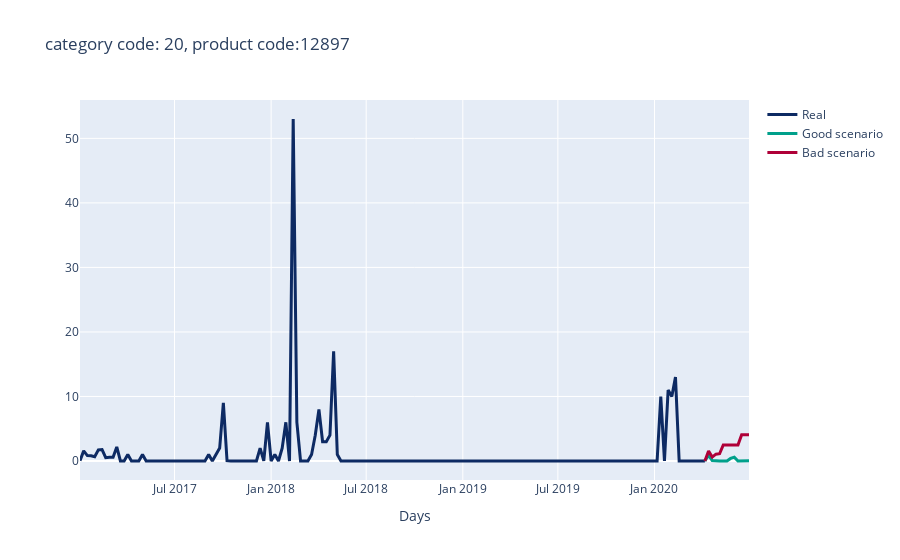
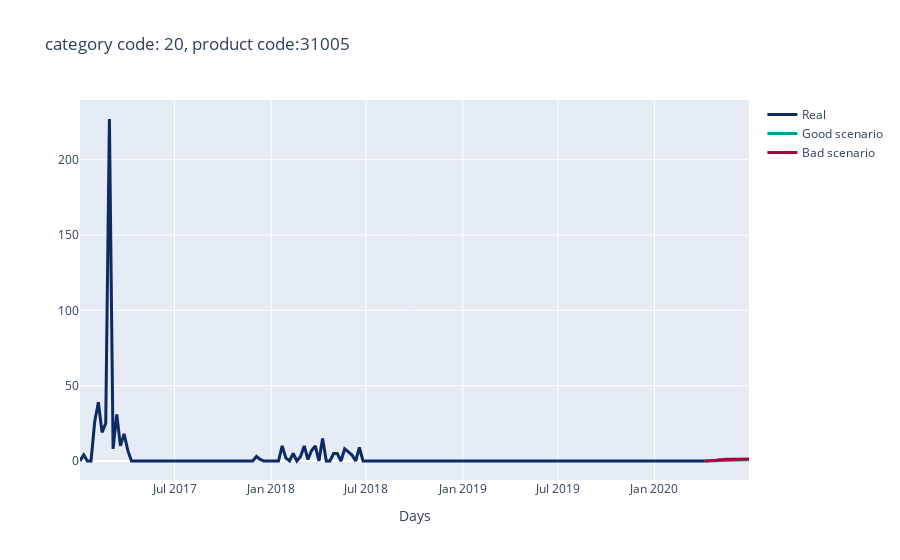
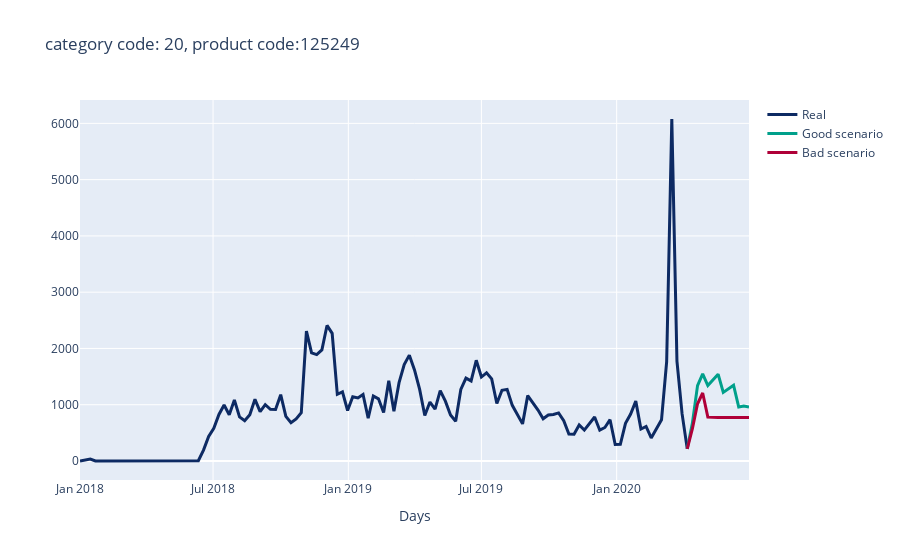
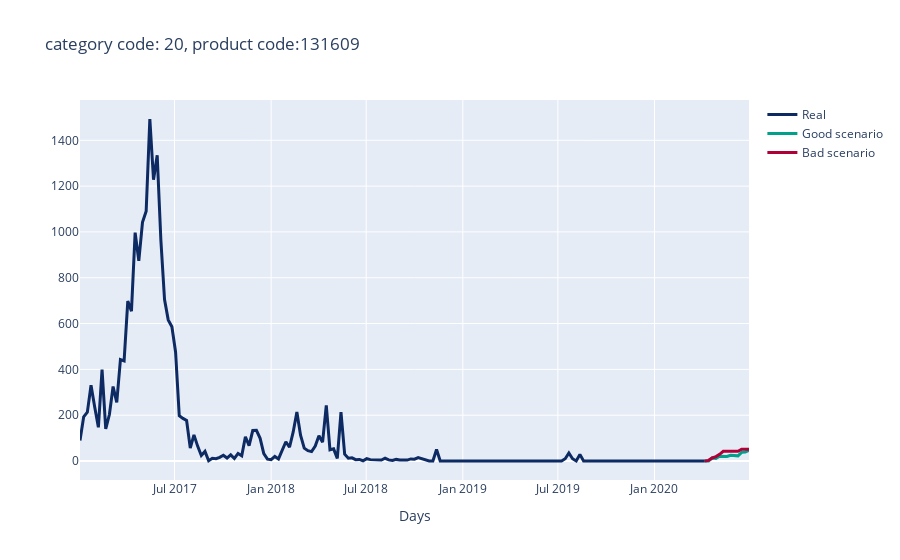

The cell these charts' notebook holds for them, in order:
### Code cell
for i in range(len(new_prod_data_20)):
    prod = new_prod_data_20[i]["product_code"][0]
    data_cb = pd.concat([new_prod_data_20[i], cov_data], axis = 1)[col] 
    data_cb_bad = pd.concat([bad_new_prod_data_20[i], cov_data], axis = 1)[col] 
    
    model = CatBoostRegressor(learning_rate=0.1, n_estimators=1000).fit(gb20.get_group(prod)[col], gb20.get_group(prod)["qty"].values, silent = True)
    
    
    new_qty = model.predict(data_cb)
    new_qty[new_qty < 0] = 0
    
    new_qty_bad = model.predict(data_cb_bad)
    new_qty_bad[new_qty_bad < 0] = 0
    
    old_qty = gb20.get_group(prod)["qty"].values
    y1 = old_qty.astype(float)
    y2 = np.concatenate(([old_qty.astype(float)[-1]], new_qty))
    y3 = np.concatenate(([old_qty.astype(float)[-1]], new_qty_bad))
    
    size = len(gb20.get_group(prod)["curr_week"].values) + 11
    date = datetime.datetime.strptime(gb20.get_group(prod)["curr_week"].values[0], '%d-%b-%Y')
    dates_new = []
    dates_new.append(date)
    for i in range(size):
        date += datetime.timedelta(days=7)
        dates_new.append(date)
        
    fig = go.Figure()
    fig.add_trace(go.Scatter(x=dates_new, y=y1,name = "Real", mode = "lines", line=dict(color='#0D2A63', width=3)))
    fig.add_trace(go.Scatter(x=dates_new[len(y1) - 1:], y=y2, name = "Good scenario", mode = "lines", line=dict(color='#00A08B', width=3)))
    fig.add_trace(go.Scatter(x=dates_new[len(y1) - 1:], y=y3,name = "Bad scenario", mode = "lines", line=dict(color='#AF0038', width=3)))
    fig.update_layout(title="category code: 20, product code:" + str(prod),
                       xaxis_title='Days')
    fig.show()

### Figure 1 — Plotly figure (JSON) as saved in the notebook; plotly's stock layout.template omitted (floating-point values rounded to 4 significant figures; data arrays with more than 128 entries replaced by an {"elided": "..."} marker saying what was removed)
{"data": [{"line": {"color": "#0D2A63", "width": 3}, "mode": "lines", "name": "Real", "type": "scatter", "x": {"elided": "183 str values"}, "y": {"elided": "171 float values"}}, {"line": {"color": "#00A08B", "width": 3}, "mode": "lines", "name": "Good scenario", "type": "scatter", "x": ["2020-04-06T00:00:00", "2020-04-13T00:00:00", "2020-04-20T00:00:00", "2020-04-27T00:00:00", "2020-05-04T00:00:00", "2020-05-11T00:00:00", "2020-05-18T00:00:00", "2020-05-25T00:00:00", "2020-06-01T00:00:00", "2020-06-08T00:00:00", "2020-06-15T00:00:00", "2020-06-22T00:00:00", "2020-06-29T00:00:00"], "y": [0, 0.8855, 0.08514, 0, 0, 0, 0, 0.3937, 0.6003, 0, 0, 0, 0.03462]}, {"line": {"color": "#AF0038", "width": 3}, "mode": "lines", "name": "Bad scenario", "type": "scatter", "x": ["2020-04-06T00:00:00", "2020-04-13T00:00:00", "2020-04-20T00:00:00", "2020-04-27T00:00:00", "2020-05-04T00:00:00", "2020-05-11T00:00:00", "2020-05-18T00:00:00", "2020-05-25T00:00:00", "2020-06-01T00:00:00", "2020-06-08T00:00:00", "2020-06-15T00:00:00", "2020-06-22T00:00:00", "2020-06-29T00:00:00"], "y": [0, 1.548, 0.6011, 1.06, 1.127, 2.486, 2.486, 2.486, 2.486, 2.486, 4.078, 4.078, 4.078]}], "layout": {"title": {"text": "category code: 20, product code:12897"}, "xaxis": {"title": {"text": "Days"}}}}

### Figure 2 — Plotly figure (JSON) as saved in the notebook; plotly's stock layout.template omitted (floating-point values rounded to 4 significant figures; data arrays with more than 128 entries replaced by an {"elided": "..."} marker saying what was removed)
{"data": [{"line": {"color": "#0D2A63", "width": 3}, "mode": "lines", "name": "Real", "type": "scatter", "x": {"elided": "183 str values"}, "y": {"elided": "171 int values"}}, {"line": {"color": "#00A08B", "width": 3}, "mode": "lines", "name": "Good scenario", "type": "scatter", "x": ["2020-04-06T00:00:00", "2020-04-13T00:00:00", "2020-04-20T00:00:00", "2020-04-27T00:00:00", "2020-05-04T00:00:00", "2020-05-11T00:00:00", "2020-05-18T00:00:00", "2020-05-25T00:00:00", "2020-06-01T00:00:00", "2020-06-08T00:00:00", "2020-06-15T00:00:00", "2020-06-22T00:00:00", "2020-06-29T00:00:00"], "y": [0, 0.1001, 0.3164, 0.3395, 0.4145, 0.4019, 0.3539, 0.4857, 0.4756, 0.5714, 0.8141, 0.9591, 0.8372]}, {"line": {"color": "#AF0038", "width": 3}, "mode": "lines", "name": "Bad scenario", "type": "scatter", "x": ["2020-04-06T00:00:00", "2020-04-13T00:00:00", "2020-04-20T00:00:00", "2020-04-27T00:00:00", "2020-05-04T00:00:00", "2020-05-11T00:00:00", "2020-05-18T00:00:00", "2020-05-25T00:00:00", "2020-06-01T00:00:00", "2020-06-08T00:00:00", "2020-06-15T00:00:00", "2020-06-22T00:00:00", "2020-06-29T00:00:00"], "y": [0, 0.06814, 0.2716, 0.5623, 0.8662, 1.112, 1.112, 1.112, 1.112, 1.112, 1.313, 1.313, 1.313]}], "layout": {"title": {"text": "category code: 20, product code:31005"}, "xaxis": {"title": {"text": "Days"}}}}

### Figure 3 — Plotly figure (JSON) as saved in the notebook; plotly's stock layout.template omitted (floating-point values rounded to 4 significant figures; data arrays with more than 128 entries replaced by an {"elided": "..."} marker saying what was removed)
{"data": [{"line": {"color": "#0D2A63", "width": 3}, "mode": "lines", "name": "Real", "type": "scatter", "x": {"elided": "131 str values"}, "y": [0, 15, 35, 0, 0, 0, 0, 0, 0, 0, 0, 0, 0, 0, 0, 0, 0, 0, 0, 0, 0, 0, 0, 5, 193, 435, 580, 827, 994, 823, 1085, 785, 717, 824, 1096, 877, 1001, 919, 916, 1179, 794, 680, 747, 858, 2308, 1923, 1890, 1973, 2409, 2268, 1186, 1227, 897, 1142, 1121, 1183, 760, 1155, 1105, 861, 1427, 884, 1392, 1714, 1881, 1618, 1273, 809, 1048, 923, 1249, 1063, 816, 706, 1272, 1472, 1423, 1790, 1492, 1567, 1459, 1022, 1256, 1273, 989, 825, 660, 1162, 1032, 905, 750, 817, 826, 854, 716, 478, 477, 640, 549, 666, 781, 547.5, 596, 734, 293, 296, 670.5, 834, 1064, 569, 614, 409, 572, 733, 1767, 6078.0, 1776.0, 837, 215]}, {"line": {"color": "#00A08B", "width": 3}, "mode": "lines", "name": "Good scenario", "type": "scatter", "x": ["2020-04-06T00:00:00", "2020-04-13T00:00:00", "2020-04-20T00:00:00", "2020-04-27T00:00:00", "2020-05-04T00:00:00", "2020-05-11T00:00:00", "2020-05-18T00:00:00", "2020-05-25T00:00:00", "2020-06-01T00:00:00", "2020-06-08T00:00:00", "2020-06-15T00:00:00", "2020-06-22T00:00:00", "2020-06-29T00:00:00"], "y": [215, 673.2, 1340.0, 1549.0, 1340.0, 1435.0, 1543.0, 1220.0, 1287.0, 1346.0, 958.1, 977.8, 960.7]}, {"line": {"color": "#AF0038", "width": 3}, "mode": "lines", "name": "Bad scenario", "type": "scatter", "x": ["2020-04-06T00:00:00", "2020-04-13T00:00:00", "2020-04-20T00:00:00", "2020-04-27T00:00:00", "2020-05-04T00:00:00", "2020-05-11T00:00:00", "2020-05-18T00:00:00", "2020-05-25T00:00:00", "2020-06-01T00:00:00", "2020-06-08T00:00:00", "2020-06-15T00:00:00", "2020-06-22T00:00:00", "2020-06-29T00:00:00"], "y": [215, 574.2, 1017.0, 1208.0, 779.1, 772.0, 772.0, 772.0, 772.0, 772.0, 774.3, 774.3, 774.3]}], "layout": {"title": {"text": "category code: 20, product code:125249"}, "xaxis": {"title": {"text": "Days"}}}}

### Figure 4 — Plotly figure (JSON) as saved in the notebook; plotly's stock layout.template omitted (floating-point values rounded to 4 significant figures; data arrays with more than 128 entries replaced by an {"elided": "..."} marker saying what was removed)
{"data": [{"line": {"color": "#0D2A63", "width": 3}, "mode": "lines", "name": "Real", "type": "scatter", "x": {"elided": "183 str values"}, "y": {"elided": "171 int values"}}, {"line": {"color": "#00A08B", "width": 3}, "mode": "lines", "name": "Good scenario", "type": "scatter", "x": ["2020-04-06T00:00:00", "2020-04-13T00:00:00", "2020-04-20T00:00:00", "2020-04-27T00:00:00", "2020-05-04T00:00:00", "2020-05-11T00:00:00", "2020-05-18T00:00:00", "2020-05-25T00:00:00", "2020-06-01T00:00:00", "2020-06-08T00:00:00", "2020-06-15T00:00:00", "2020-06-22T00:00:00", "2020-06-29T00:00:00"], "y": [0, 0.3966, 13.57, 11.53, 21.02, 19.86, 19.76, 24.85, 23.15, 22.51, 37.78, 39.45, 45.92]}, {"line": {"color": "#AF0038", "width": 3}, "mode": "lines", "name": "Bad scenario", "type": "scatter", "x": ["2020-04-06T00:00:00", "2020-04-13T00:00:00", "2020-04-20T00:00:00", "2020-04-27T00:00:00", "2020-05-04T00:00:00", "2020-05-11T00:00:00", "2020-05-18T00:00:00", "2020-05-25T00:00:00", "2020-06-01T00:00:00", "2020-06-08T00:00:00", "2020-06-15T00:00:00", "2020-06-22T00:00:00", "2020-06-29T00:00:00"], "y": [0, 2.743, 13.25, 19.12, 28.9, 42.12, 42.12, 42.12, 42.12, 42.12, 51.09, 51.09, 51.09]}], "layout": {"title": {"text": "category code: 20, product code:131609"}, "xaxis": {"title": {"text": "Days"}}}}
